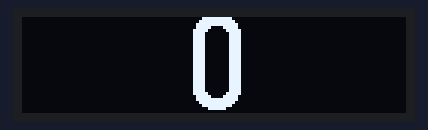
Bench run of a sketch on a simulated Arduino Uno, built with avr-gcc and run on an emulated ATmega328P. Parts: 128×32 one-colour display.

Above: at 0.1 s.
At 5.16 s:
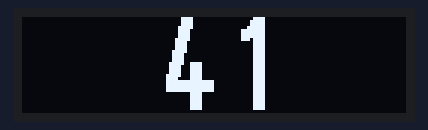
At 10.04 s:
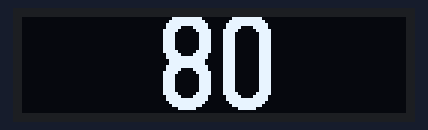
At 20.03 s:
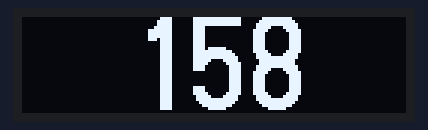
At 29.91 s:
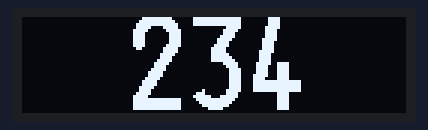
At 39.88 s:
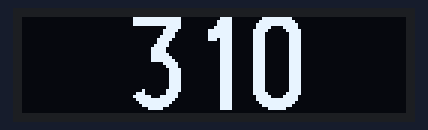

The sketch:

HelloWorld.ino
```cpp
#include <Arduino.h>
#include <U8g2lib.h>

#ifdef U8X8_HAVE_HW_SPI
#include <SPI.h>
#endif
#ifdef U8X8_HAVE_HW_I2C
#include <Wire.h>
#endif

// Construtor para display OLED 128x32 via I2C
U8G2_SSD1306_128X32_UNIVISION_F_SW_I2C u8g2(U8G2_R0, /* clock=*/ SCL, /* data=*/ SDA, /* reset=*/ U8X8_PIN_NONE);

int contador = 0;

void setup(void) {
  u8g2.begin();
}

void loop(void) {
  u8g2.clearBuffer();

  // Fonte grande e sem serifa, ideal para números
  u8g2.setFont(u8g2_font_logisoso32_tn);  // Fonte de números grandes (32px de altura)

  // Converte número para string
  char texto[10];
  sprintf(texto, "%d", contador);

  // Centraliza horizontalmente
  int largura = u8g2.getStrWidth(texto);
  int x = (128 - largura) / 2;

  u8g2.drawStr(x, 31, texto);  // 31 é a base da linha para displays 32px de altura
  u8g2.sendBuffer();

  contador++;
  delay(100);  // 1 segundo
}
```
